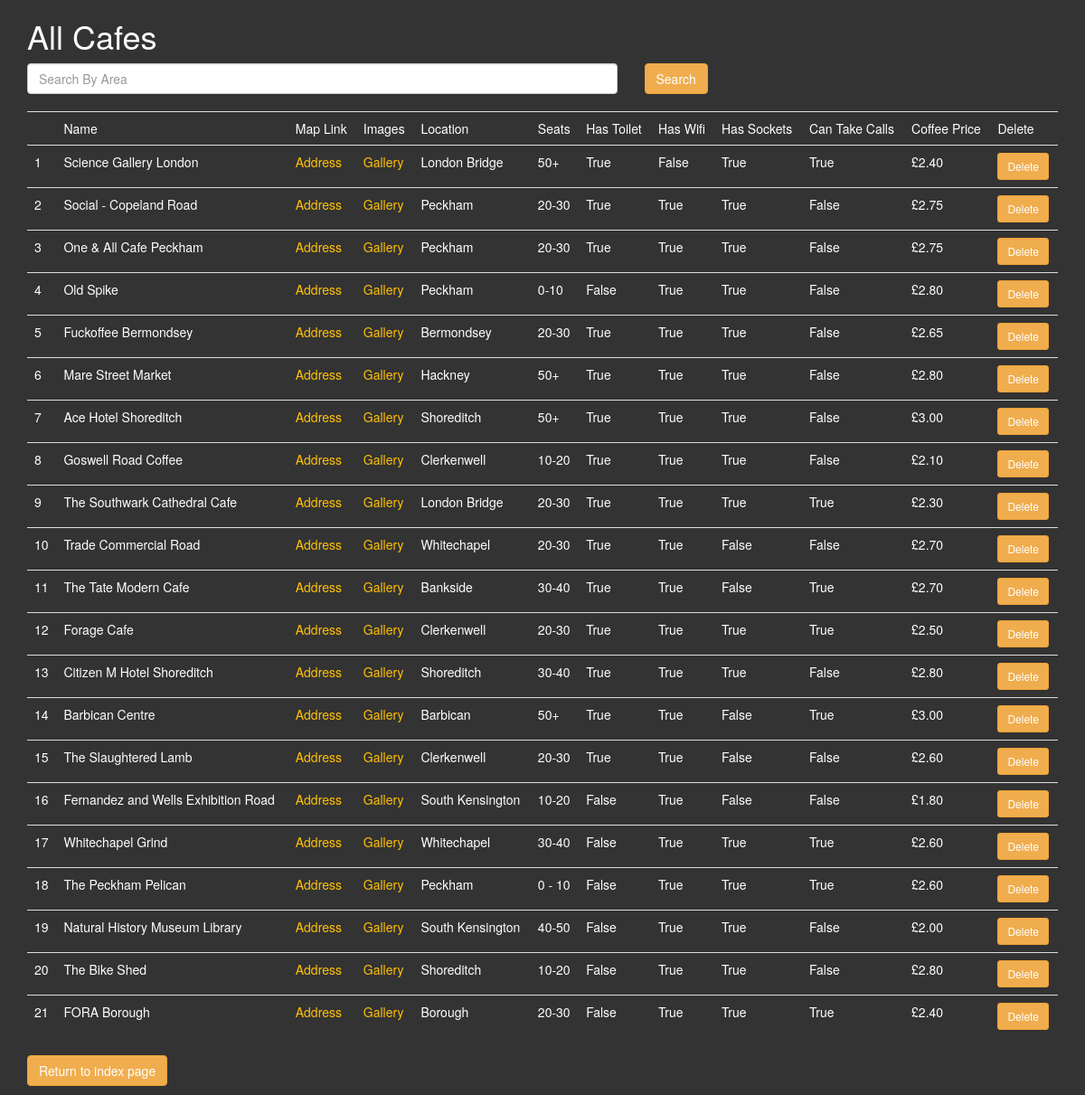
Screenshot of /cafes with the database file from the repository.
### main.py (models this page shows)
class Cafe(db.Model):
    id = db.Column(db.Integer, primary_key=True)
    name = db.Column(db.String(250), unique=True, nullable=False)
    map_url = db.Column(db.String(500), nullable=False)
    img_url = db.Column(db.String(500), nullable=False)
    location = db.Column(db.String(250), nullable=False)
    seats = db.Column(db.String(250), nullable=False)
    has_toilet = db.Column(db.Boolean, default=False)
    has_wifi = db.Column(db.Boolean, default=False)
    has_sockets = db.Column(db.Boolean, default=False)
    can_take_calls = db.Column(db.Boolean, default=False)
    coffee_price = db.Column(db.String(250), nullable=True)

### main.py (the view)
@app.route("/cafes", methods=["GET", "POST"])
def cafes():
    cafe = Cafe()
    if request.method == "GET":
        cafes_in = cafe.query.all()
        return render_template("cafes.html", cafes=cafes_in)
    elif request.method == "POST":
        loc = request.form["address"]
        cafes_in = cafe.query.filter_by(location=f"{loc}")
        return render_template("cafes.html", cafes=cafes_in)

### templates/cafes.html (shortened to what this page needs)
{% extends 'bootstrap/base.html' %}
{% block head %}
    {{ super() }}
    <link rel="stylesheet" href="/static/css/styles.css" >
{% endblock %}
{% block content %}
<div class="container">
  <div class="row">
    <div class="col-sm-12">
      <h1>All Cafes</h1>
	  <table class="table">
          <tr>
              <form method="post">
              <div class="row g-3">
                <div class="col-sm-7">
                    <input type="text" class="form-control" placeholder="Search By Area" name="address" aria-label="City">
                </div>
                <div class="col-sm-3">
                    <button type="submit" href="cafes" class="btn btn-warning btn-md" name="">Search</button>
                </div>
              </div>
              </form>
          </tr>
          <br>
          <tr>
              <td>
              </td>
              <td>
                  Name
              </td>
              <td>
                  Map Link
              </td>
              <td>
                  Images
              </td>
              <td>
                  Location
              </td>
              <td>
                  Seats
              </td>
              <td>
                  Has Toilet
              </td>
              <td>
                  Has Wifi
              </td>
              <td>
                  Has Sockets
              </td>
              <td>
                  Can Take Calls
              </td>
              <td>
                  Coffee Price
              </td>
              <td>
                  Delete
              </td>
          </tr>
          {% for item in cafes %}
          <tr>
              <td>
                  {{item.id}}
              </td>
              <td>
                  {{item.name}}
              </td>
              <td>
                  <a href="{{item.map_url}}">Address</a>
              </td>
              <td>
                  <a href="{{item.img_url}}">Gallery</a>
              </td>
              <td>
                  {{item.location}}
              </td>
              <td>
                  {{item.seats}}
              </td>
              <td>
                  {{item.has_toilet}}
              </td>
              <td>
                  {{item.has_wifi}}
              </td>
              <td>
                  {{item.has_sockets}}
              </td>
              <td>
                  {{item.can_take_calls}}
              </td>
              <td>
                  {{item.coffee_price}}
              </td>
              <td>
                  <a class="btn btn-warning btn-sm" href="/delete/{{item.id}}" role="button">Delete</a>
              </td>
          </tr>
          {% endfor %}
  	  </table>
      <p><a class="btn btn-warning btn-md" href="{{url_for('home')}}" role="button">Return to index page</a></p>
    </div>
  </div>
</div>
{% endblock %}

### static/css/styles.css (style rules this page uses)
body { background-color: #333; color: white; }
a { color: #ffc107; }

### rows the page displays
Cafe: id "1", name "Science Gallery London", location "London Bridge", seats "50+", has_toilet "True", has_wifi "False", has_sockets "True", can_take_calls "True", coffee_price "£2.40"
Cafe: id "2", name "Social - Copeland Road", location "Peckham", seats "20-30", has_toilet "True", has_wifi "True", has_sockets "True", can_take_calls "False", coffee_price "£2.75"
Cafe: id "3", name "One & All Cafe Peckham", location "Peckham", seats "20-30", has_toilet "True", has_wifi "True", has_sockets "True", can_take_calls "False", coffee_price "£2.75"
Cafe: id "4", name "Old Spike", location "Peckham", seats "0-10", has_toilet "False", has_wifi "True", has_sockets "True", can_take_calls "False", coffee_price "£2.80"
Cafe: id "5", name "Fuckoffee Bermondsey", location "Bermondsey", seats "20-30", has_toilet "True", has_wifi "True", has_sockets "True", can_take_calls "False", coffee_price "£2.65"
Cafe: id "6", name "Mare Street Market", location "Hackney", seats "50+", has_toilet "True", has_wifi "True", has_sockets "True", can_take_calls "False", coffee_price "£2.80"
Cafe: id "7", name "Ace Hotel Shoreditch", location "Shoreditch", seats "50+", has_toilet "True", has_wifi "True", has_sockets "True", can_take_calls "False", coffee_price "£3.00"
Cafe: id "8", name "Goswell Road Coffee", location "Clerkenwell", seats "10-20", has_toilet "True", has_wifi "True", has_sockets "True", can_take_calls "False", coffee_price "£2.10"
Cafe: id "9", name "The Southwark Cathedral Cafe", location "London Bridge", seats "20-30", has_toilet "True", has_wifi "True", has_sockets "True", can_take_calls "True", coffee_price "£2.30"
Cafe: id "10", name "Trade Commercial Road", location "Whitechapel", seats "20-30", has_toilet "True", has_wifi "True", has_sockets "False", can_take_calls "False", coffee_price "£2.70"
Cafe: id "11", name "The Tate Modern Cafe", location "Bankside", seats "30-40", has_toilet "True", has_wifi "True", has_sockets "False", can_take_calls "True", coffee_price "£2.70"
Cafe: id "12", name "Forage Cafe", location "Clerkenwell", seats "20-30", has_toilet "True", has_wifi "True", has_sockets "True", can_take_calls "True", coffee_price "£2.50"
Cafe: id "13", name "Citizen M Hotel Shoreditch", location "Shoreditch", seats "30-40", has_toilet "True", has_wifi "True", has_sockets "True", can_take_calls "False", coffee_price "£2.80"
Cafe: id "14", name "Barbican Centre", location "Barbican", seats "50+", has_toilet "True", has_wifi "True", has_sockets "False", can_take_calls "True", coffee_price "£3.00"
Cafe: id "15", name "The Slaughtered Lamb", location "Clerkenwell", seats "20-30", has_toilet "True", has_wifi "True", has_sockets "False", can_take_calls "False", coffee_price "£2.60"
Cafe: id "16", name "Fernandez and Wells Exhibition Road", location "South Kensington", seats "10-20", has_toilet "False", has_wifi "True", has_sockets "False", can_take_calls "False", coffee_price "£1.80"
Cafe: id "17", name "Whitechapel Grind", location "Whitechapel", seats "30-40", has_toilet "False", has_wifi "True", has_sockets "True", can_take_calls "True", coffee_price "£2.60"
Cafe: id "18", name "The Peckham Pelican", location "Peckham", seats "0 - 10", has_toilet "False", has_wifi "True", has_sockets "True", can_take_calls "True", coffee_price "£2.60"
Cafe: id "19", name "Natural History Museum Library", location "South Kensington", seats "40-50", has_toilet "False", has_wifi "True", has_sockets "True", can_take_calls "False", coffee_price "£2.00"
Cafe: id "20", name "The Bike Shed", location "Shoreditch", seats "10-20", has_toilet "False", has_wifi "True", has_sockets "True", can_take_calls "False", coffee_price "£2.80"
Cafe: id "21", name "FORA Borough", location "Borough", seats "20-30", has_toilet "False", has_wifi "True", has_sockets "True", can_take_calls "True", coffee_price "£2.40"
